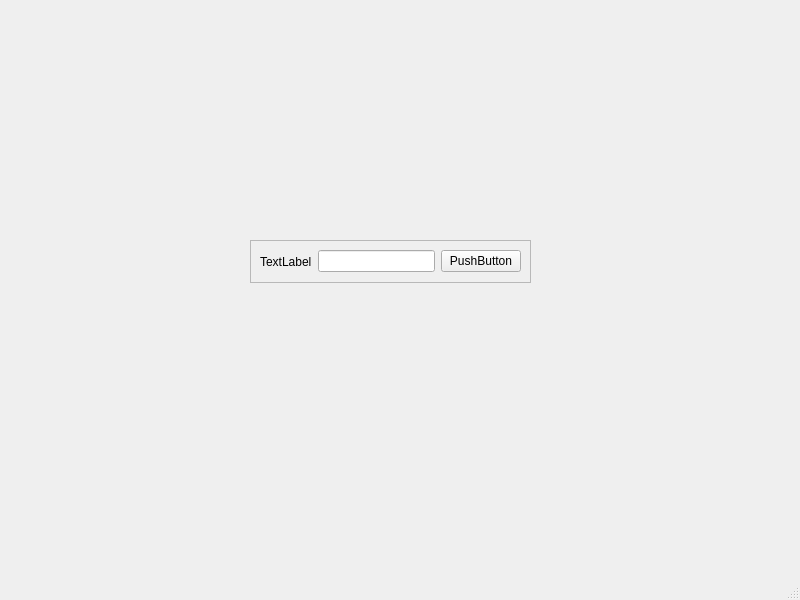
<?xml version="1.0" encoding="UTF-8"?>
<ui version="4.0">
 <class>MainWindow</class>
 <widget class="QMainWindow" name="MainWindow">
  <property name="geometry">
   <rect>
    <x>0</x>
    <y>0</y>
    <width>800</width>
    <height>600</height>
   </rect>
  </property>
  <property name="windowTitle">
   <string>MainWindow</string>
  </property>
  <widget class="QWidget" name="centralwidget">
   <widget class="QFrame" name="frame">
    <property name="geometry">
     <rect>
      <x>250</x>
      <y>240</y>
      <width>281</width>
      <height>43</height>
     </rect>
    </property>
    <property name="frameShape">
     <enum>QFrame::StyledPanel</enum>
    </property>
    <property name="frameShadow">
     <enum>QFrame::Raised</enum>
    </property>
    <layout class="QHBoxLayout" name="horizontalLayout">
     <item>
      <widget class="QLabel" name="label">
       <property name="text">
        <string>TextLabel</string>
       </property>
      </widget>
     </item>
     <item>
      <widget class="QLineEdit" name="lineEdit"/>
     </item>
     <item>
      <widget class="QPushButton" name="pushButton">
       <property name="text">
        <string>PushButton</string>
       </property>
      </widget>
     </item>
    </layout>
   </widget>
  </widget>
  <widget class="QMenuBar" name="menubar">
   <property name="geometry">
    <rect>
     <x>0</x>
     <y>0</y>
     <width>800</width>
     <height>19</height>
    </rect>
   </property>
  </widget>
  <widget class="QStatusBar" name="statusbar"/>
 </widget>
 <resources/>
 <connections/>
</ui>
